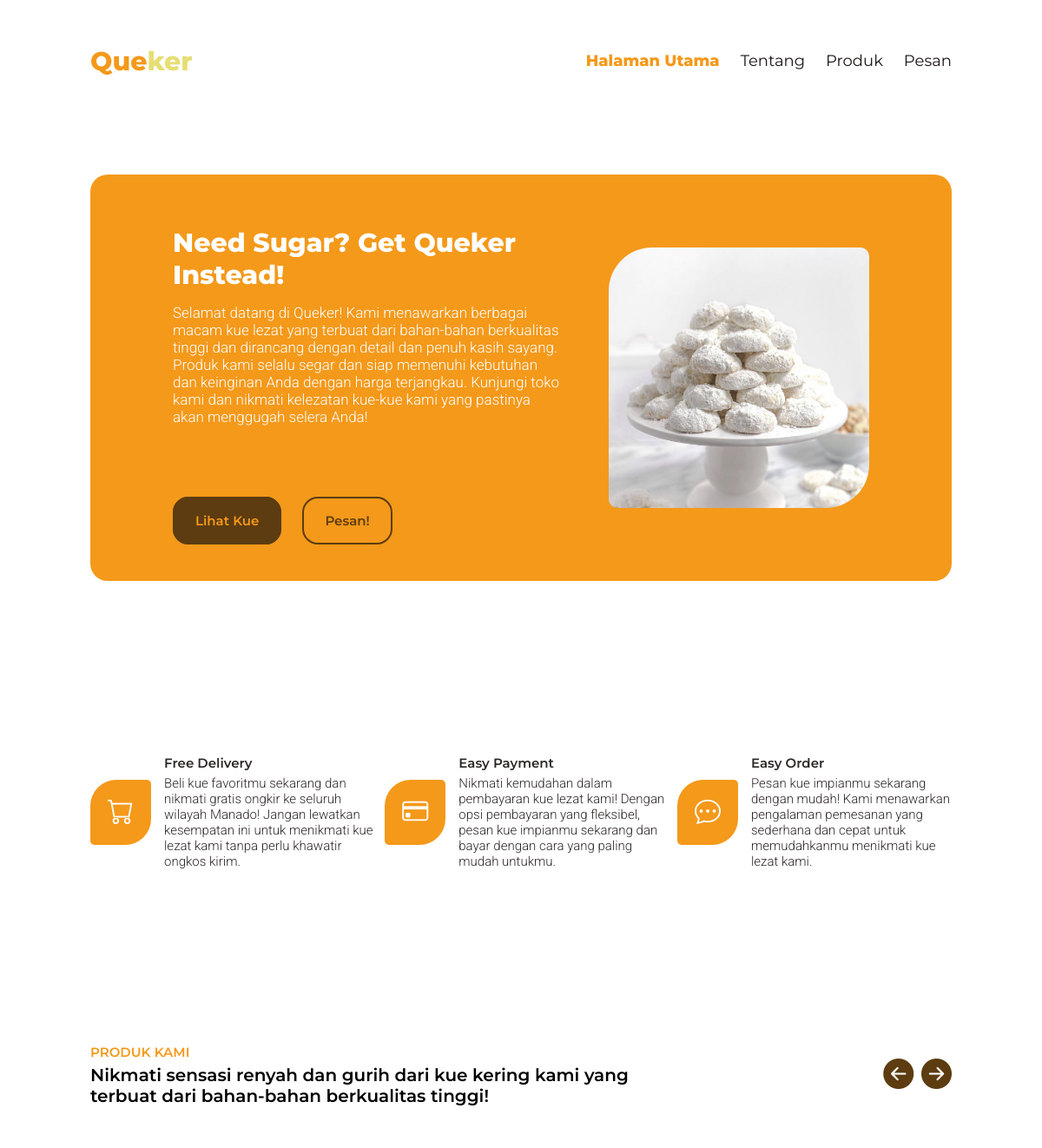
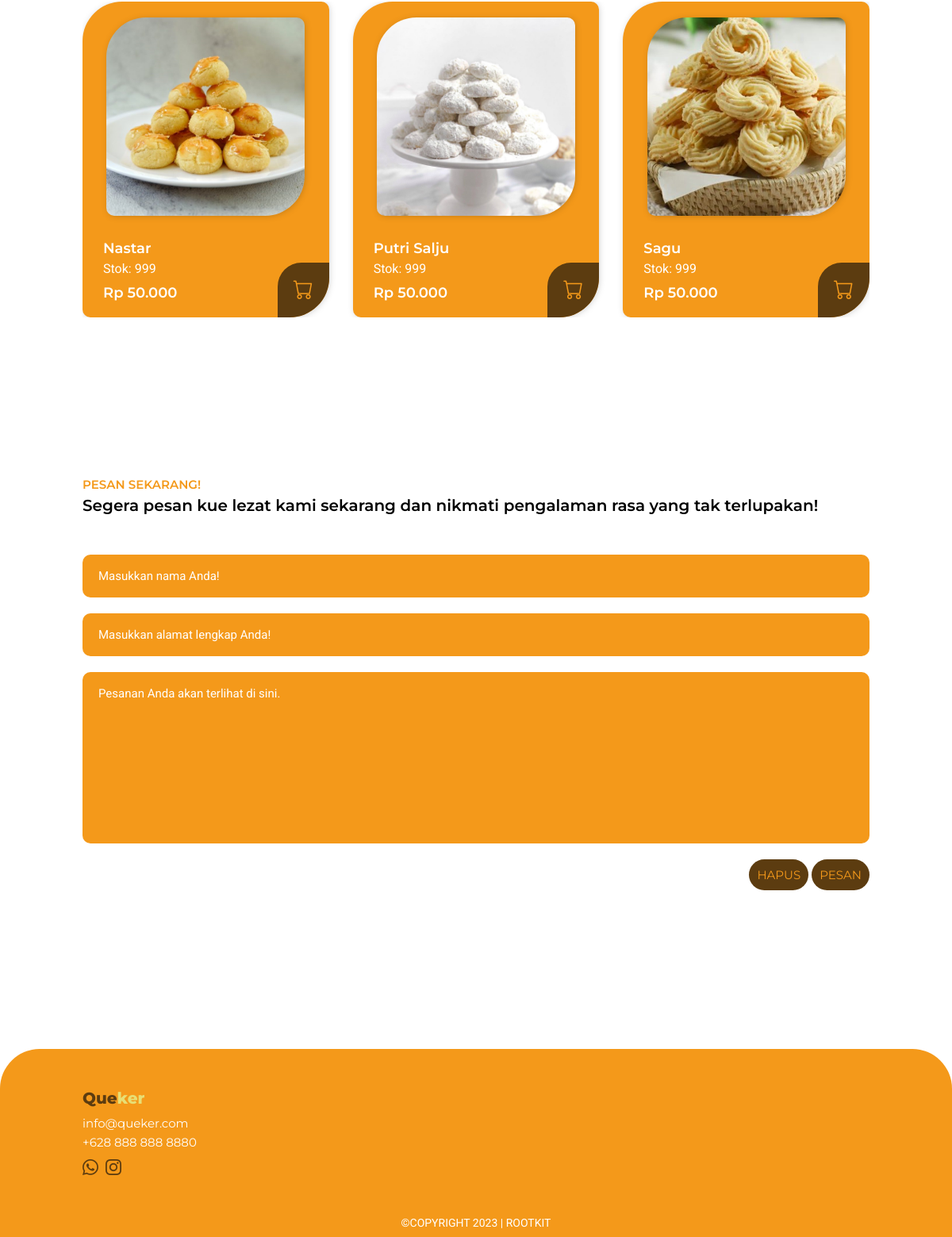
The page / on the database its author committed (2 pictures, top to bottom).
### tables this page shows
CREATE TABLE `products` (
  `product_id` int NOT NULL,
  `name` varchar(255) NOT NULL,
  `stock` varchar(255) NOT NULL,
  `price` int NOT NULL,
  `image` varchar(255) NOT NULL,
  `insert_by` int NOT NULL,
  `insert_at` timestamp NULL DEFAULT CURRENT_TIMESTAMP,
  `updated_at` timestamp NULL DEFAULT CURRENT_TIMESTAMP ON UPDATE CURRENT_TIMESTAMP
);

### app/controller/indexPageController.php (called while the page is built, shortened)
<?php
include("./app/config/database.php");
function getAllProducts() {
    global $conn;
    if ($conn) {
        $sql = "SELECT * FROM products";
        $result = mysqli_query($conn, $sql);
        if ($result && mysqli_num_rows($result) > 0) {
            $data = array();
            while ($row = mysqli_fetch_assoc($result)) {
                $data[] = $row;
            }
            return $data;
        } else {
            echo "there is no data";
            exit();
        }
    } else {
        echo "there is an error";
        exit();
    }
}

### index.php (the view, shortened to what this page needs)
<?php
include "./app/controller/indexPageController.php";
$products = getAllProducts();
?>
<!DOCTYPE html>
<html lang="en">
    <head>
        <link
            rel="stylesheet"
            href="https://cdnjs.cloudflare.com/ajax/libs/bootstrap-icons/1.10.5/font/bootstrap-icons.min.css"
        />
        <link
            rel="stylesheet"
            href="https://unpkg.com/swiper/swiper-bundle.min.css"
        />
        <link href="https://cdn.jsdelivr.net/npm/sweetalert2@11.7.5/dist/sweetalert2.min.css" rel="stylesheet">
        <link rel="stylesheet" href="./css/index.css" />
    </head>
    <body>
        <header>
            <div class="navbar">
                <div class="container">
                    <div class="navbar-logo">Que<span>ker</span></div>
                    <div class="navbar-wrapper">
                        <div class="navbar-menu">
                            <a href="#home1" class="active">Halaman Utama</a>
                            <a href="./about.php">Tentang</a>
                            <a href="#product1">Produk</a>
                            <a href="#order1">Pesan</a>
                        </div>
                    </div>
                </div>
            </div>
        </header>
        <section class="home" id="home">
            <div class="container">
                <div class="content-left">
                    <h1 class="heading">Need Sugar? Get Queker Instead!</h1>
                    <p class="sub-heading">
                        Selamat datang di Queker! Kami menawarkan berbagai macam
                        kue lezat yang terbuat dari bahan-bahan berkualitas
                        tinggi dan dirancang dengan detail dan penuh kasih
                        sayang. Produk kami selalu segar dan siap memenuhi
                        kebutuhan dan keinginan Anda dengan harga terjangkau.
                        Kunjungi toko kami dan nikmati kelezatan kue-kue kami
                        yang pastinya akan menggugah selera Anda!
                    </p>
                    <div class="btn-home">
                        <a href="#product1" class="btn-explore">Lihat Kue</a>
                        <a href="#order1" class="btn-learn">Pesan!</a>
                    </div>
                </div>
                <div class="content-right">
                    <div class="swiper mySwiperHome">
                        <div class="swiper-wrapper">
                            <?php
                                foreach($products as $row) {
                                    echo '<div class="swiper-slide"><img src="images/' . $row['image'] . '" alt="" /></div>';
                                }
                            ?>
                        </div>
                    </div>
                </div>
            </div>
        </section>
        <section class="panel" id="panel">
            <div class="container">
                <div class="item">
                    <div class="icon">
                        <i class="bi bi-cart"></i>
                    </div>
                    <div class="text-panel">
                        <h5 class="title">Free Delivery</h5>
                        <p class="subtitle mr-5">
                            Beli kue favoritmu sekarang dan nikmati gratis
                            ongkir ke seluruh wilayah Manado! Jangan lewatkan
                            kesempatan ini untuk menikmati kue lezat kami tanpa
                            perlu khawatir ongkos kirim.
                        </p>
                    </div>
                </div>
                <div class="item">
                    <div class="icon">
                        <i class="bi bi-credit-card"></i>
                    </div>
                    <div class="text-panel">
                        <h5 class="title">Easy Payment</h5>
                        <p class="subtitle mr-5">
                            Nikmati kemudahan dalam pembayaran kue lezat kami!
                            Dengan opsi pembayaran yang fleksibel, pesan kue
                            impianmu sekarang dan bayar dengan cara yang paling
                            mudah untukmu.
                        </p>
                    </div>
                </div>
                <div class="item">
                    <div class="icon">
                        <i class="bi bi-chat-dots"></i>
                    </div>
                    <div class="text-panel">
                        <h5 class="title">Easy Order</h5>
                        <p class="subtitle">
                            Pesan kue impianmu sekarang dengan mudah! Kami
                            menawarkan pengalaman pemesanan yang sederhana dan
                            cepat untuk memudahkanmu menikmati kue lezat kami.
                        </p>
                    </div>
                </div>
            </div>
        </section>
        <section id="product1" style="height: 1px"></section>
        <section class="product" id="product">
            <div class="container">
                <div class="row1">
                    <div class="title-section">
                        <p class="label">Produk kami</p>
                        <h3 class="heading">
                            Nikmati sensasi renyah dan gurih dari kue kering
                            kami yang terbuat dari bahan-bahan berkualitas
                            tinggi!
                        </h3>
                    </div>
                    <div class="btn-slider">
                        <i class="bi bi-arrow-left-circle-fill"></i>
                        <i class="bi bi-arrow-right-circle-fill"></i>
                    </div>
                </div>
                <div class="row2">
                    <div class="swiper mySwiperProduct">
                        <div class="swiper-wrapper">
                            <?php
                                foreach ($products as $item) {
                                    echo '<div class="swiper-slide card-product">';
                                    echo '<img src="images/' . $item['image'] . '" alt="" />';
                                    echo '<div class="card-body">';
                                    echo '<a href="#" class="product-name">' . $item['name'] . '</a>';
                                    echo '<p class="stock">Stok: ' . '<span class="stock1">' . $item['stock'] . '</span>' . '</p>';
                                    echo '<p class="price">Rp ' . number_format($item['price'], 0, ',', '.') . '</p>';
                                    echo '</div>';
                                    echo '<p href="#" class="btn-cart"><i class="bi bi-cart"></i></p>';
                                    echo '</div>';
                                }
                            ?>
                        </div>
                    </div>
                </div>
            </div>
        </section>
        <section id="order1" style="height: 1px"></section>
        <section class="order section-margin" id="order">
            <div class="container">
                <div class="row1">
                    <div class="title-section">
                        <p class="label">Pesan sekarang!</p>
                        <h3 class="heading">
                            Segera pesan kue lezat kami sekarang dan nikmati
                            pengalaman rasa yang tak terlupakan!
                        </h3>
                    </div>
                </div>
                <div class="row2">
                    <form action="" method="POST" class="form-group" id="order-form">
                        <input
                            type="text"
                            name="nama"
                            id="nama"
                            placeholder="Masukkan nama Anda!"
                        />
                        <input
                            type="text"
                            name="alamat"
                            id="alamat"
                            placeholder="Masukkan alamat lengkap Anda!"
                        />
                        <textarea
                            name="isipesan"
                            id="isipesan"
                            placeholder="Pesanan Anda akan terlihat di sini."
                            cols="30"
                            rows="10"
                        ></textarea>
                        <div class="btn-wrap">
                            <button
                                type="button"
                                class="btn-contact"
                                id="btn-hapus"
                            >
                                Hapus
                            </button>
                            <button
                                type="submit"
                                class="btn-contact"
                                id="btn-order"
                                name="order"
                            >
                                Pesan
                            </button>
                        </div>
                    </form>
                </div>
            </div>
        </section>
        <footer class="footer section-margin" id="footer">
            <div class="container">
                <div class="row1">
                    <div class="content">
                        <p class="footer-logo">Que<span>ker</span></p>
                        <a href="#" class="email">info@queker.com</a>
                        <p class="phone">+628 888 888 8880</p>
                        <div class="footer-icons">
                            <a href="#"><i class="bi bi-whatsapp"></i></a>
                            <a href="#"><i class="bi bi-instagram"></i></a>
                        </div>
                    </div>
                </div>
                <div class="row2">
                    <p>&copy;Copyright 2023 | Rootkit</p>
                </div>
            </div>
        </footer>
    </body>
</html>

### rows shown on the page
products: image (picture), name "Putri Salju", stock "999", price "50.000"
products: image (picture), name "Nastar", stock "999", price "50.000"
products: image (picture), name "Sagu", stock "999", price "50.000"
